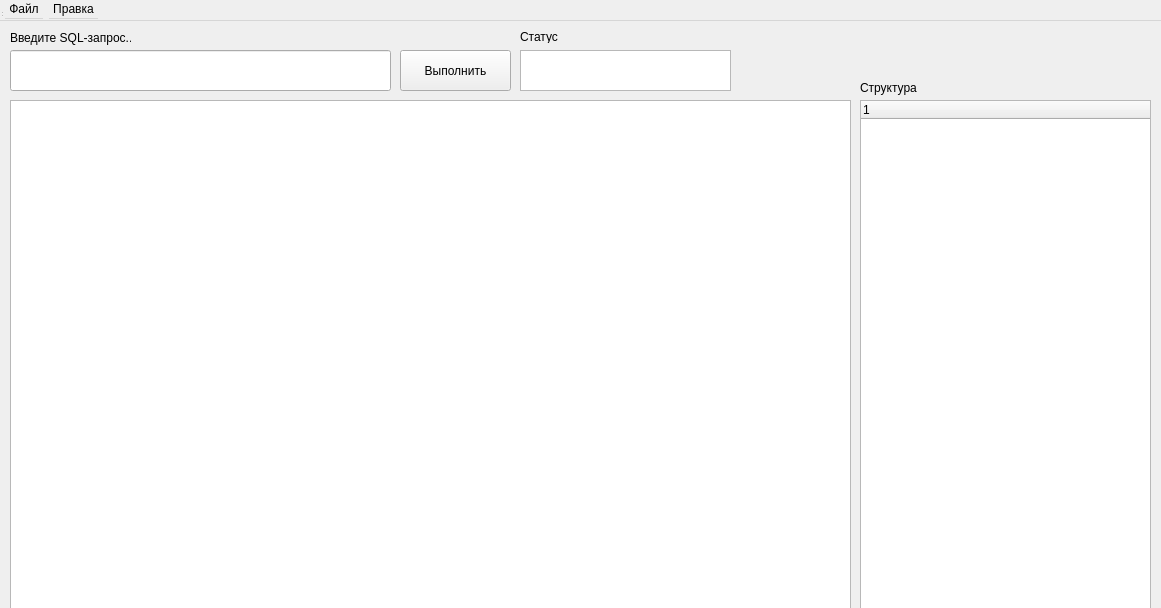
<?xml version="1.0" encoding="UTF-8"?>
<ui version="4.0">
 <class>MainWindow</class>
 <widget class="QWidget" name="MainWindow">
  <property name="geometry">
   <rect>
    <x>0</x>
    <y>0</y>
    <width>1161</width>
    <height>608</height>
   </rect>
  </property>
  <property name="windowTitle">
   <string>MainWindow</string>
  </property>
  <widget class="QWidget" name="centralwidget" native="true">
   <property name="geometry">
    <rect>
     <x>0</x>
     <y>20</y>
     <width>1161</width>
     <height>701</height>
    </rect>
   </property>
   <widget class="QLineEdit" name="requestEdit">
    <property name="geometry">
     <rect>
      <x>10</x>
      <y>30</y>
      <width>381</width>
      <height>41</height>
     </rect>
    </property>
   </widget>
   <widget class="QLabel" name="label">
    <property name="geometry">
     <rect>
      <x>10</x>
      <y>10</y>
      <width>121</width>
      <height>16</height>
     </rect>
    </property>
    <property name="text">
     <string>Введите SQL-запрос...</string>
    </property>
   </widget>
   <widget class="QPushButton" name="executeRequestButton">
    <property name="geometry">
     <rect>
      <x>400</x>
      <y>30</y>
      <width>111</width>
      <height>41</height>
     </rect>
    </property>
    <property name="text">
     <string>Выполнить</string>
    </property>
   </widget>
   <widget class="QTableWidget" name="tableWidget">
    <property name="geometry">
     <rect>
      <x>10</x>
      <y>80</y>
      <width>841</width>
      <height>581</height>
     </rect>
    </property>
   </widget>
   <widget class="QTextBrowser" name="statusTextBrowser">
    <property name="geometry">
     <rect>
      <x>520</x>
      <y>30</y>
      <width>211</width>
      <height>41</height>
     </rect>
    </property>
   </widget>
   <widget class="QLabel" name="label_3">
    <property name="geometry">
     <rect>
      <x>520</x>
      <y>10</y>
      <width>47</width>
      <height>13</height>
     </rect>
    </property>
    <property name="text">
     <string>Статус</string>
    </property>
   </widget>
   <widget class="QTreeWidget" name="treeWidget">
    <property name="geometry">
     <rect>
      <x>860</x>
      <y>80</y>
      <width>291</width>
      <height>581</height>
     </rect>
    </property>
    <column>
     <property name="text">
      <string notr="true">1</string>
     </property>
    </column>
   </widget>
   <widget class="QLabel" name="label_2">
    <property name="geometry">
     <rect>
      <x>860</x>
      <y>60</y>
      <width>71</width>
      <height>16</height>
     </rect>
    </property>
    <property name="text">
     <string>Структура</string>
    </property>
   </widget>
  </widget>
  <widget class="QMenuBar" name="menubar">
   <property name="geometry">
    <rect>
     <x>-1</x>
     <y>0</y>
     <width>1171</width>
     <height>21</height>
    </rect>
   </property>
   <widget class="QMenu" name="fileMenu">
    <property name="title">
     <string>Файл</string>
    </property>
    <widget class="QMenu" name="exportAsAction">
     <property name="title">
      <string>Экспортировать...</string>
     </property>
     <addaction name="action_SQL"/>
     <addaction name="action_CVS"/>
     <addaction name="action_TVS"/>
    </widget>
    <addaction name="separator"/>
    <addaction name="openAction"/>
    <addaction name="saveAction"/>
    <addaction name="exportAsAction"/>
    <addaction name="saveAsAction"/>
   </widget>
   <widget class="QMenu" name="editMenu">
    <property name="title">
     <string>Правка</string>
    </property>
    <addaction name="editAction"/>
    <addaction name="deleteAction"/>
   </widget>
   <addaction name="fileMenu"/>
   <addaction name="editMenu"/>
  </widget>
  <widget class="QStatusBar" name="statusbar">
   <property name="geometry">
    <rect>
     <x>0</x>
     <y>0</y>
     <width>3</width>
     <height>18</height>
    </rect>
   </property>
  </widget>
  <action name="openAction">
   <property name="text">
    <string>Открыть...</string>
   </property>
  </action>
  <action name="saveAction">
   <property name="text">
    <string>Сохранить...</string>
   </property>
  </action>
  <action name="saveAsAction">
   <property name="text">
    <string>Сохранить как...</string>
   </property>
  </action>
  <action name="action_SQL">
   <property name="text">
    <string>В базу данных SQL...</string>
   </property>
  </action>
  <action name="action_CVS">
   <property name="text">
    <string>В базу данных CVS...</string>
   </property>
  </action>
  <action name="action_TVS">
   <property name="text">
    <string>В базу данных TVS...</string>
   </property>
  </action>
  <action name="action_2">
   <property name="text">
    <string>Размер таблицы...</string>
   </property>
  </action>
  <action name="editAction">
   <property name="text">
    <string>Изменение данных...</string>
   </property>
  </action>
  <action name="deleteAction">
   <property name="text">
    <string>Удаление данных...</string>
   </property>
  </action>
 </widget>
 <resources/>
 <connections/>
</ui>
